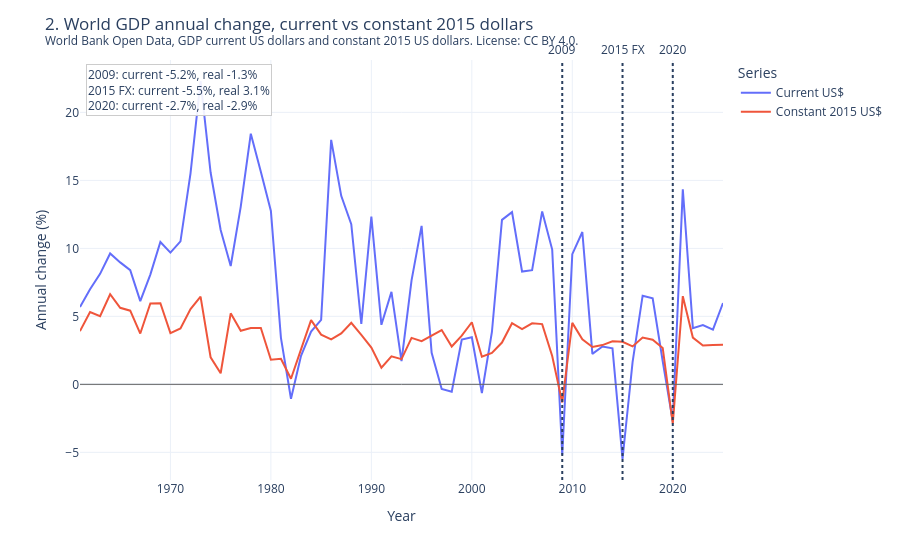

Write notebook code for a chart like this one.
### Markdown cell above
Current-dollar World GDP mixes real output, inflation, and exchange rates. 2015 is the largest drop in this series. 2009 and 2020 were recessions. 2015 was not.

### Code cell
nominal_yoy = world_series.pct_change() * 100
real_yoy = real_series.pct_change() * 100
years = nominal_yoy.index.intersection(real_yoy.index)
compare = pd.DataFrame(
    {
        "year": years,
        "Current US$": nominal_yoy.loc[years].to_numpy(),
        "Constant 2015 US$": real_yoy.loc[years].to_numpy(),
    }
)
long = compare.melt(id_vars="year", var_name="series", value_name="annual_change_pct")
fig = px.line(
    long.dropna(),
    x="year",
    y="annual_change_pct",
    color="series",
    labels={"annual_change_pct": "Annual change (%)", "series": "Series", "year": "Year"},
)
fig.add_hline(y=0, line_color="#666", line_width=1)
for year, label in ((2009, "2009"), (2015, "2015 FX"), (2020, "2020")):
    fig.add_vline(x=year, line_dash="dot", annotation_text=label, annotation_position="top")
claim_box(
    fig,
    [
        (
            f"{check.year}{' FX' if check.year == 2015 else ''}: "
            f"current {check.nominal_change_pct:.1f}%, real {check.real_change_pct:.1f}%"
        )
        for check in output_checks
    ],
)
percent_hover(fig)
disclose(
    fig,
    "gdp-nominal-vs-real",
    "2. World GDP annual change, current vs constant 2015 dollars",
    "gdp_real_annual",
    disclosure="World Bank Open Data, GDP current US dollars and constant 2015 US dollars. License: CC BY 4.0.",
).show()
for check in output_checks:
    print(
        f"{check.year}: current {check.nominal_change_pct:.1f}%, "
        f"constant 2015 {check.real_change_pct:.1f}%."
    )

### Figure 1 — Plotly figure (JSON) as saved in the notebook; plotly's stock layout.template omitted (floating-point values rounded to 4 significant figures)
{"data": [{"hovertemplate": "Current US$<br>Year=%{x}<br>%{y:.1f}%<extra></extra>", "legendgroup": "Current US$", "line": {"color": "#636efa", "dash": "solid"}, "marker": {"symbol": "circle"}, "mode": "lines", "name": "Current US$", "orientation": "v", "showlegend": true, "type": "scatter", "x": [1961, 1962, 1963, 1964, 1965, 1966, 1967, 1968, 1969, 1970, 1971, 1972, 1973, 1974, 1975, 1976, 1977, 1978, 1979, 1980, 1981, 1982, 1983, 1984, 1985, 1986, 1987, 1988, 1989, 1990, 1991, 1992, 1993, 1994, 1995, 1996, 1997, 1998, 1999, 2000, 2001, 2002, 2003, 2004, 2005, 2006, 2007, 2008, 2009, 2010, 2011, 2012, 2013, 2014, 2015, 2016, 2017, 2018, 2019, 2020, 2021, 2022, 2023, 2024, 2025], "xaxis": "x", "y": [5.683, 6.996, 8.127, 9.627, 8.97, 8.402, 6.124, 8.072, 10.47, 9.692, 10.51, 15.52, 22.31, 15.58, 11.35, 8.706, 13.07, 18.43, 15.64, 12.75, 3.425, -1.059, 2.095, 3.887, 4.746, 17.98, 13.87, 11.78, 4.439, 12.33, 4.378, 6.804, 1.715, 7.653, 11.66, 2.319, -0.3432, -0.5445, 3.298, 3.463, -0.6417, 3.853, 12.1, 12.67, 8.299, 8.401, 12.72, 9.909, -5.171, 9.573, 11.2, 2.24, 2.782, 2.651, -5.489, 1.642, 6.519, 6.334, 1.702, -2.712, 14.34, 4.133, 4.361, 4.025, 5.983], "yaxis": "y"}, {"hovertemplate": "Constant 2015 US$<br>Year=%{x}<br>%{y:.1f}%<extra></extra>", "legendgroup": "Constant 2015 US$", "line": {"color": "#EF553B", "dash": "solid"}, "marker": {"symbol": "circle"}, "mode": "lines", "name": "Constant 2015 US$", "orientation": "v", "showlegend": true, "type": "scatter", "x": [1961, 1962, 1963, 1964, 1965, 1966, 1967, 1968, 1969, 1970, 1971, 1972, 1973, 1974, 1975, 1976, 1977, 1978, 1979, 1980, 1981, 1982, 1983, 1984, 1985, 1986, 1987, 1988, 1989, 1990, 1991, 1992, 1993, 1994, 1995, 1996, 1997, 1998, 1999, 2000, 2001, 2002, 2003, 2004, 2005, 2006, 2007, 2008, 2009, 2010, 2011, 2012, 2013, 2014, 2015, 2016, 2017, 2018, 2019, 2020, 2021, 2022, 2023, 2024, 2025], "xaxis": "x", "y": [3.914, 5.321, 5.019, 6.63, 5.631, 5.419, 3.738, 5.947, 5.961, 3.765, 4.109, 5.538, 6.458, 1.992, 0.8145, 5.221, 3.941, 4.137, 4.141, 1.815, 1.888, 0.4111, 2.577, 4.728, 3.66, 3.305, 3.751, 4.529, 3.638, 2.708, 1.225, 2.063, 1.858, 3.416, 3.178, 3.586, 3.997, 2.781, 3.579, 4.567, 2.03, 2.319, 3.074, 4.495, 4.059, 4.489, 4.431, 2.092, -1.333, 4.521, 3.314, 2.747, 2.89, 3.168, 3.127, 2.79, 3.447, 3.287, 2.68, -2.886, 6.485, 3.44, 2.859, 2.9, 2.921], "yaxis": "y"}], "layout": {"annotations": [{"showarrow": false, "text": "2009", "x": 2009, "xanchor": "center", "xref": "x", "y": 1, "yanchor": "bottom", "yref": "y domain"}, {"showarrow": false, "text": "2015 FX", "x": 2015, "xanchor": "center", "xref": "x", "y": 1, "yanchor": "bottom", "yref": "y domain"}, {"showarrow": false, "text": "2020", "x": 2020, "xanchor": "center", "xref": "x", "y": 1, "yanchor": "bottom", "yref": "y domain"}, {"align": "left", "bgcolor": "rgba(255,255,255,0.9)", "bordercolor": "#ccc", "showarrow": false, "text": "2009: current -5.2%, real -1.3%<br>2015 FX: current -5.5%, real 3.1%<br>2020: current -2.7%, real -2.9%", "x": 0.01, "xanchor": "left", "xref": "paper", "y": 0.99, "yanchor": "top", "yref": "paper"}], "autosize": true, "hovermode": "x unified", "legend": {"title": {"text": "Series"}, "tracegroupgap": 0}, "margin": {"t": 60}, "meta": {"chart_id": "gdp-nominal-vs-real", "classification": "open", "profile_id": "public-demo", "provenance": "World Bank Open Data, GDP current US dollars and constant 2015 US dollars. License: CC BY 4.0.", "table": "gdp_real_annual"}, "shapes": [{"line": {"color": "#666", "width": 1}, "type": "line", "x0": 0, "x1": 1, "xref": "x domain", "y0": 0, "y1": 0, "yref": "y"}, {"line": {"dash": "dot"}, "type": "line", "x0": 2009, "x1": 2009, "xref": "x", "y0": 0, "y1": 1, "yref": "y domain"}, {"line": {"dash": "dot"}, "type": "line", "x0": 2015, "x1": 2015, "xref": "x", "y0": 0, "y1": 1, "yref": "y domain"}, {"line": {"dash": "dot"}, "type": "line", "x0": 2020, "x1": 2020, "xref": "x", "y0": 0, "y1": 1, "yref": "y domain"}], "title": {"text": "2. World GDP annual change, current vs constant 2015 dollars<br><sup>World Bank Open Data, GDP current US dollars and constant 2015 US dollars. License: CC BY 4.0.</sup>"}, "xaxis": {"anchor": "y", "domain": [0, 1], "hoverformat": ".0f", "title": {"text": "Year"}}, "yaxis": {"anchor": "x", "domain": [0, 1], "title": {"text": "Annual change (%)"}}}}
